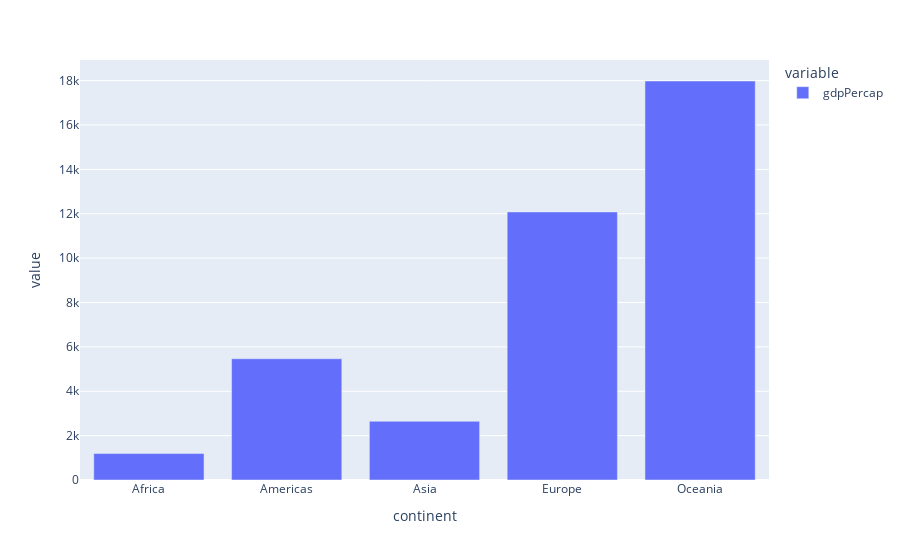

Write notebook code for a chart like this one.
### Code cell
ans2 = gapminder.groupby('continent')[['gdpPercap']].agg("median")
px.bar(ans2)

### Figure 1 — Plotly figure (JSON) as saved in the notebook; plotly's stock layout.template omitted (floating-point values rounded to 4 significant figures)
{"data": [{"alignmentgroup": "True", "hovertemplate": "variable=gdpPercap<br>continent=%{x}<br>value=%{y}<extra></extra>", "legendgroup": "gdpPercap", "marker": {"color": "#636efa", "pattern": {"shape": ""}}, "name": "gdpPercap", "offsetgroup": "gdpPercap", "orientation": "v", "showlegend": true, "textposition": "auto", "type": "bar", "x": ["Africa", "Americas", "Asia", "Europe", "Oceania"], "xaxis": "x", "y": [1192.0, 5466.0, 2647.0, 12080.0, 17980.0], "yaxis": "y"}], "layout": {"autosize": true, "barmode": "relative", "legend": {"title": {"text": "variable"}, "tracegroupgap": 0}, "margin": {"t": 60}, "xaxis": {"anchor": "y", "autorange": true, "domain": [0, 1], "range": [-0.5, 4.5], "title": {"text": "continent"}, "type": "category"}, "yaxis": {"anchor": "x", "autorange": true, "domain": [0, 1], "range": [0, 18930.0], "title": {"text": "value"}, "type": "linear"}}}
